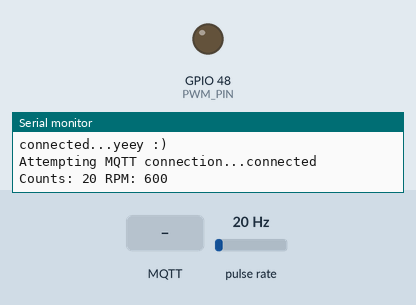
Recording of a program running on a simulated ESP32-S3. Parts: output pins drawn as LEDs (lit = HIGH), the last lines printed to the serial monitor. Wiring (inferred from the names in the program): pulse sensor: data GPIO 47. Inputs (shaded band) come from the test bench; at power-on: pulse rate 20 Hz. WiFi joins after 1.5 s; servers stay silent unless stated; no MQTT or app messages arrive unless stated.

Above: at 2.7 s.
2.8 s: MQTT message "5" arrives on the first subscribed topic
At 3.4 s:
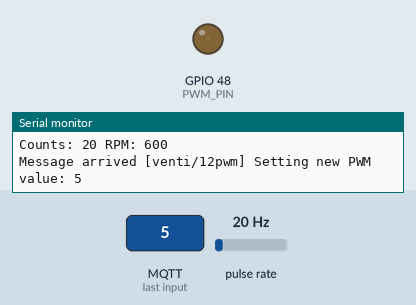
4.3 s: MQTT message "90" arrives on the first subscribed topic
At 4.6 s:
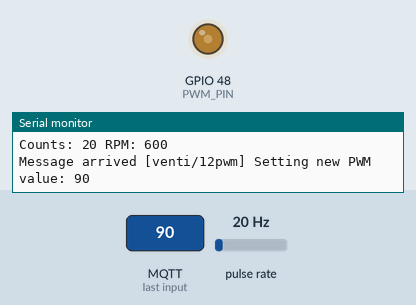
5.8 s: MQTT message "200" arrives on the first subscribed topic
At 6.9 s:
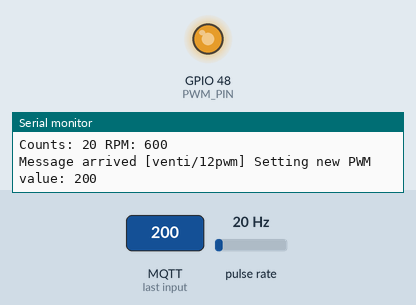
7.3 s: MQTT message "on" arrives on the first subscribed topic
At 8.1 s:
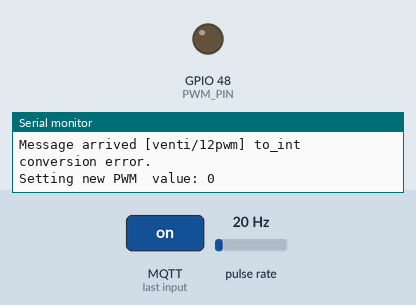
Timing chart, 0 to 9.8 s (numbered marks = the images above; inputs shaded):
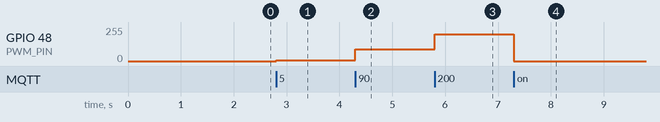

Measured:
- after the input at 2.8 s, GPIO 48 (PWM_PIN): 0/255 → 5/255 at once
- after the input at 4.3 s, GPIO 48 (PWM_PIN): 5/255 → 90/255 at once
- after the input at 5.8 s, GPIO 48 (PWM_PIN): 90/255 → 199/255 at once
- after the input at 7.3 s, GPIO 48 (PWM_PIN): 199/255 → 0/255 at once

The program:

main.cpp
```cpp
#include <Arduino.h>
#include <WiFiManager.h>          //https://github.com/tzapu/WiFiManager WiFi Configuration Magic
#include <PubSubClient.h>


#define PWM_PIN 48
#define RGB_LED_PIN 38
#define TACHO_PIN 47 // listen to IRQ


// PWM properties
const int freq = 25000;
const int ledChannel = 0;
const int resolution = 8;

const char *mqtt_server = "207.154.238.45";
const char *mqtt_user = "venti";
const char *mqtt_password = "venti12pwm";


volatile int InterruptCounter;
bool is_measuring;
char msg[20];
int rpm;


WiFiClient espClient;
PubSubClient client(espClient);

int to_int(byte *payload, unsigned int length) {
    char buffer[20];

    memcpy(buffer, payload, length);
    buffer[length] = '\0';

    char *end = nullptr;
    long value = strtol(buffer, &end, 10);

// Check for conversion errors
    if (end == buffer || errno == ERANGE) {
        Serial.println("to_int conversion error.");
        return 0;
    } else {
        return value;
    }
}


void reconnect() {
    client.setServer(mqtt_server, 1883);
    while (!client.connected()) {
        Serial.print("Attempting MQTT connection...");
        // Attempt to connect
        if (client.connect("pwm-controller-1", mqtt_user, mqtt_password)) {
            Serial.println("connected");
            client.subscribe("venti/12pwm");
        } else {
            Serial.print("failed, rc=");
            Serial.print(client.state());
            Serial.println(" rebooting in 5 secs.");
            delay(5000);
            ESP.restart();
        }
    }
}

void countup() {
    InterruptCounter++;
}

void display_rpm() {
    Serial.print("Counts: ");
    Serial.print(InterruptCounter, 1);
    Serial.print(" RPM: ");
    Serial.println(rpm);
}

void measureTask(void *parameter) {
    is_measuring = true;
    InterruptCounter = 0;
    attachInterrupt(digitalPinToInterrupt(TACHO_PIN), countup, RISING);
    vTaskDelay(1000 / portTICK_PERIOD_MS);
    detachInterrupt(digitalPinToInterrupt(TACHO_PIN));
    rpm = (InterruptCounter / 2) * 60;
    display_rpm();
    sprintf(msg, "{\"rpm\": %i}", rpm);
    client.publish("venti/tacho",msg);
    vTaskDelay(500 / portTICK_PERIOD_MS);
    is_measuring = false;
    vTaskDelete(NULL);
}


void WifiManagerTimeout() {
    Serial.println("Going to reboot from WifiManagerTimeout");
    ESP.restart();
}

void mqtt_callback(char *topic, byte *payload, unsigned int length) {
    Serial.print("Message arrived [");
    Serial.print(topic);
    Serial.print("] ");
    int pwm_value = to_int(payload, length);
    Serial.print("Setting new PWM  value: ");
    Serial.println(pwm_value);
    ledcWrite(ledChannel, pwm_value);
}


void setup() {
    Serial.begin(115200);
    neopixelWrite(RGB_LED_PIN, 255, 0, 0);

    WiFiManager wm;
    wm.setConfigPortalTimeout(180);
    wm.setConfigPortalTimeoutCallback(WifiManagerTimeout);
//    wm.resetSettings();
    bool res;
    res = wm.autoConnect("PWM_CONTROLLER");
    if (!res) {
        Serial.println("Failed to connect");
        ESP.restart();
    } else {
        Serial.println("connected...yeey :)");
    }
    neopixelWrite(RGB_LED_PIN, 0, 255, 0);

    client.setCallback(mqtt_callback);

    ledcSetup(ledChannel, freq, resolution);
    ledcAttachPin(PWM_PIN, ledChannel);
    ledcWrite(ledChannel, 0);
    is_measuring = false;
}

void loop() {
    if (!client.connected()) {
        reconnect();
    }
    client.loop();

    if (!is_measuring) {
        xTaskCreate(measureTask, "measureTask", 10000, NULL, 1, NULL);
    }
}
```
